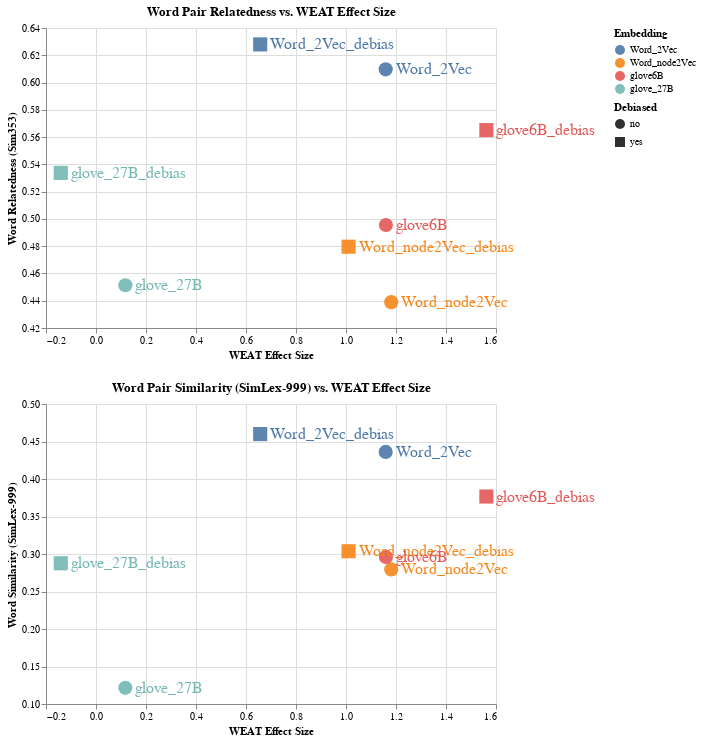

The notebook cell saved with this chart:
### Code cell
###############
  # Final Chart #
  ###############

  wordRel_chart = alt.Chart(embed_evals).mark_point(filled=True, 
                                size=200, 
                                opacity=0.9, 
                                color='viridium').encode(
    x=alt.X('WEAT:Q', title='WEAT Effect Size'),
    y=alt.Y('WordRel:Q', title='Word Relatedness (Sim353)', scale=alt.Scale(zero=False)),
    color=alt.Color('Embedding_parent', legend=alt.Legend(title='Embedding')),
    shape=alt.Shape('Debiased', legend=alt.Legend(title='Debiased')),
    tooltip=['Embedding', 'WEAT', 'WordRel', 'WordSim']
).properties(
    title='Word Pair Relatedness vs. WEAT Effect Size',
    width=450,
    height=300
)

wordRel_labels = wordRel_chart.mark_text(
    align='left',
    baseline='middle',
    dx=10,
    fontSize=16
).encode(
    text='Embedding'
)


  wordSim_chart = alt.Chart(embed_evals).mark_point(filled=True, 
                                size=200, 
                                opacity=0.9).encode(
    x=alt.X('WEAT:Q', title='WEAT Effect Size'),
    y=alt.Y('WordSim:Q', title='Word Similarity (SimLex-999)', scale=alt.Scale(zero=False)),
    color=alt.Color('Embedding_parent', legend=alt.Legend(title='Embedding')),
    shape=alt.Shape('Debiased', legend=alt.Legend(title='Debiased')),
    tooltip=['Embedding', 'WEAT', 'WordRel', 'WordSim']
).properties(
    title='Word Pair Similarity (SimLex-999) vs. WEAT Effect Size',
    width=450,
    height=300
)

wordSim_labels = wordSim_chart.mark_text(
    align='left',
    baseline='middle',
    dx=10,
    fontSize=16
).encode(
    text='Embedding'
)





(wordRel_chart + wordRel_labels & wordSim_chart + wordSim_labels)

### Figure 1 — Vega-Lite specification as saved in the notebook (floating-point values rounded to 4 significant figures)
{"config": {"view": {"continuousWidth": 400, "continuousHeight": 300}}, "vconcat": [{"layer": [{"mark": {"type": "point", "color": "viridium", "filled": true, "opacity": 0.9, "size": 200}, "encoding": {"color": {"type": "nominal", "field": "Embedding_parent", "legend": {"title": "Embedding"}}, "shape": {"type": "nominal", "field": "Debiased", "legend": {"title": "Debiased"}}, "tooltip": [{"type": "nominal", "field": "Embedding"}, {"type": "quantitative", "field": "WEAT"}, {"type": "quantitative", "field": "WordRel"}, {"type": "quantitative", "field": "WordSim"}], "x": {"type": "quantitative", "field": "WEAT", "title": "WEAT Effect Size"}, "y": {"type": "quantitative", "field": "WordRel", "scale": {"zero": false}, "title": "Word Relatedness (Sim353)"}}, "height": 300, "title": "Word Pair Relatedness vs. WEAT Effect Size", "width": 450}, {"mark": {"type": "text", "align": "left", "baseline": "middle", "dx": 10, "fontSize": 16}, "encoding": {"color": {"type": "nominal", "field": "Embedding_parent", "legend": {"title": "Embedding"}}, "shape": {"type": "nominal", "field": "Debiased", "legend": {"title": "Debiased"}}, "text": {"type": "nominal", "field": "Embedding"}, "tooltip": [{"type": "nominal", "field": "Embedding"}, {"type": "quantitative", "field": "WEAT"}, {"type": "quantitative", "field": "WordRel"}, {"type": "quantitative", "field": "WordSim"}], "x": {"type": "quantitative", "field": "WEAT", "title": "WEAT Effect Size"}, "y": {"type": "quantitative", "field": "WordRel", "scale": {"zero": false}, "title": "Word Relatedness (Sim353)"}}, "height": 300, "title": "Word Pair Relatedness vs. WEAT Effect Size", "width": 450}]}, {"layer": [{"mark": {"type": "point", "filled": true, "opacity": 0.9, "size": 200}, "encoding": {"color": {"type": "nominal", "field": "Embedding_parent", "legend": {"title": "Embedding"}}, "shape": {"type": "nominal", "field": "Debiased", "legend": {"title": "Debiased"}}, "tooltip": [{"type": "nominal", "field": "Embedding"}, {"type": "quantitative", "field": "WEAT"}, {"type": "quantitative", "field": "WordRel"}, {"type": "quantitative", "field": "WordSim"}], "x": {"type": "quantitative", "field": "WEAT", "title": "WEAT Effect Size"}, "y": {"type": "quantitative", "field": "WordSim", "scale": {"zero": false}, "title": "Word Similarity (SimLex-999)"}}, "height": 300, "title": "Word Pair Similarity (SimLex-999) vs. WEAT Effect Size", "width": 450}, {"mark": {"type": "text", "align": "left", "baseline": "middle", "dx": 10, "fontSize": 16}, "encoding": {"color": {"type": "nominal", "field": "Embedding_parent", "legend": {"title": "Embedding"}}, "shape": {"type": "nominal", "field": "Debiased", "legend": {"title": "Debiased"}}, "text": {"type": "nominal", "field": "Embedding"}, "tooltip": [{"type": "nominal", "field": "Embedding"}, {"type": "quantitative", "field": "WEAT"}, {"type": "quantitative", "field": "WordRel"}, {"type": "quantitative", "field": "WordSim"}], "x": {"type": "quantitative", "field": "WEAT", "title": "WEAT Effect Size"}, "y": {"type": "quantitative", "field": "WordSim", "scale": {"zero": false}, "title": "Word Similarity (SimLex-999)"}}, "height": 300, "title": "Word Pair Similarity (SimLex-999) vs. WEAT Effect Size", "width": 450}]}], "data": {"name": "data-12b55adf07e2567860b4f00470bb351c"}, "$schema": "https://vega.github.io/schema/vega-lite/v4.8.1.json", "datasets": {"data-12b55adf07e2567860b4f00470bb351c": [{"Embedding": "Word_node2Vec", "Embedding_parent": "Word_node2Vec", "Debiased": "no", "WEAT": 1.181, "WordRel": 0.4389, "WordSim": 0.2795}, {"Embedding": "Word_node2Vec_debias", "Embedding_parent": "Word_node2Vec", "Debiased": "yes", "WEAT": 1.01, "WordRel": 0.4796, "WordSim": 0.3037}, {"Embedding": "Word_2Vec", "Embedding_parent": "Word_2Vec", "Debiased": "no", "WEAT": 1.159, "WordRel": 0.6097, "WordSim": 0.4361}, {"Embedding": "Word_2Vec_debias", "Embedding_parent": "Word_2Vec", "Debiased": "yes", "WEAT": 0.6567, "WordRel": 0.628, "WordSim": 0.4599}, {"Embedding": "glove6B", "Embedding_parent": "glove6B", "Debiased": "no", "WEAT": 1.16, "WordRel": 0.4955, "WordSim": 0.2961}, {"Embedding": "glove6B_debias", "Embedding_parent": "glove6B", "Debiased": "yes", "WEAT": 1.561, "WordRel": 0.5651, "WordSim": 0.3766}, {"Embedding": "glove_27B", "Embedding_parent": "glove_27B", "Debiased": "no", "WEAT": 0.1173, "WordRel": 0.4514, "WordSim": 0.1215}, {"Embedding": "glove_27B_debias", "Embedding_parent": "glove_27B", "Debiased": "yes", "WEAT": -0.1409, "WordRel": 0.5337, "WordSim": 0.2876}]}}
